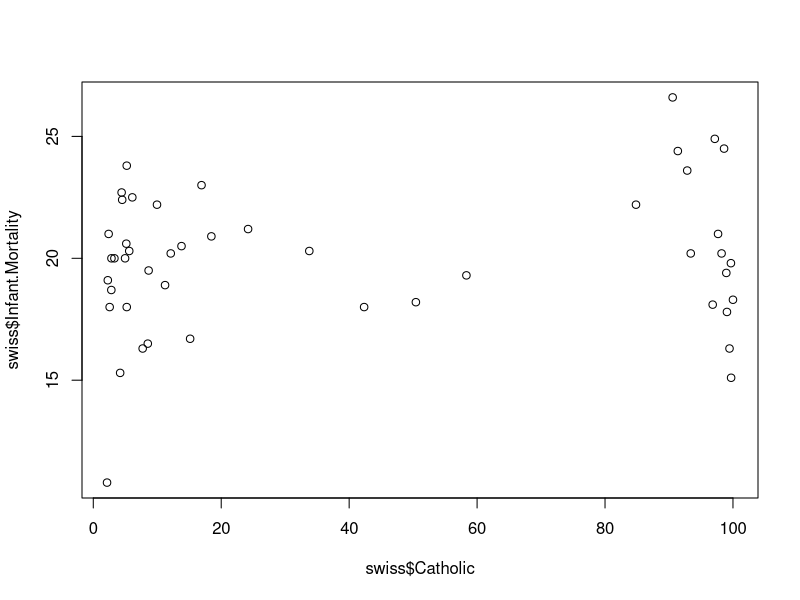
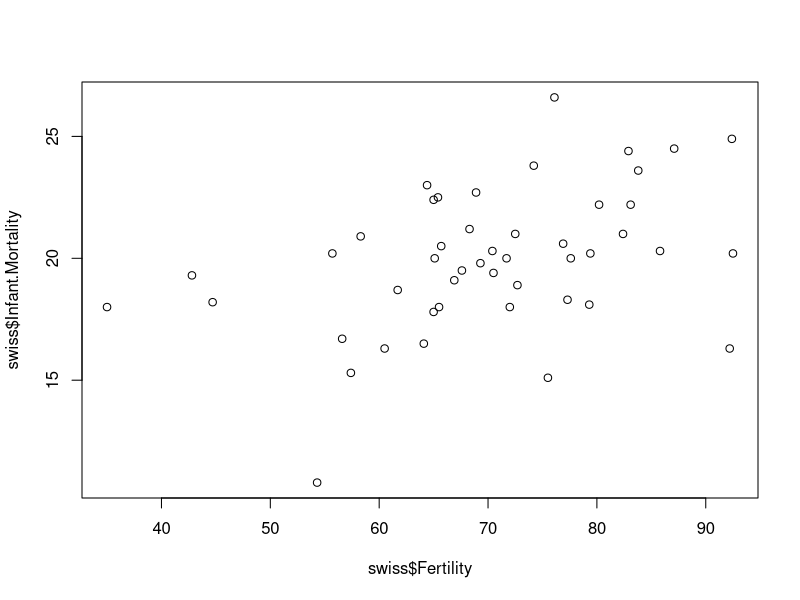

These figures' R source, in order:
library("lmtest")

#1
# импортируем библетотеку и данные swiss
data = swiss
help(swiss)

#Oценка значений
M_InfMor = mean(swiss$Infant.Mortality)
V_InfMor = var(swiss$Infant.Mortality)
SKO_InfMor = sqrt(V_InfMor)
#Среднее значение гораздо больше СКО и немного больше дисперсии



M_Cat = mean(swiss$Catholic)
V_Cat= var(swiss$Catholic)
SKO_Cat = sqrt(V_Cat)
#Можем заметить, что СКО практически равно среднему значению, что
# СКО гораздо больше, чем в прошлом случае, как и дисперсия (относительно среднего значения)


M_Fer = mean(swiss$Fertility)
V_Fer= var(swiss$Fertility)
SKO_F = sqrt(V_Fer)
#В этом случае среднее значение больше СКО, но меньше дисперсии


#2 строим 2 зависимости вида y = k*x + b
model = lm(Infant.Mortality~Catholic, data)
model2 = lm(Infant.Mortality~Fertility, data)


#3 смотрим вывод и различные параметры, полученные из нашей модели
model
summary(model)
plot(swiss$Catholic, swiss$Infant.Mortality)

# Коеффициент Adjusted R-squared: 0.009261 - коеффициент R^2 очень низкий 0.9% < 30%
# Звёздочек тоже нет, p коеффициент высокий
# На графике вы видим что значения просто "прижимаются" к левой и правой части графика, зависимости тоже не видно

# Из полученных данных можно сделать вывод, что взаимосвязи между Infant.Mortality и Catholic нет


model2
summary(model2)
plot(swiss$Fertility, swiss$Infant.Mortality)

# Коеффициент Adjusted R-squared: 0.1552 - коеффициент R^2, 
#  хоть и больше чем в предыдущем случае но всё-равно слишком низок, наша модель плоха

# Кол-во звёздочек 2, взаимосвязь между регрессором и обЪяняемой переменной есть, но она не идеальна
# Параметр p низкий
# на графике основая зависимость видна от константы, т.к. k = 0.097, точки в среднем находятся посередине справа

# Из полученных данным от 2 модели делаем вывод, что модель требует доработки, т.к. r^2 низкий,
# но при этом зависимость Infant.Mortality от регрессора Fertility есть.




